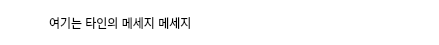
<?xml version="1.0" encoding="UTF-8"?>
<ui version="4.0">
 <class>widget_message</class>
 <widget class="QWidget" name="widget_message">
  <property name="geometry">
   <rect>
    <x>0</x>
    <y>0</y>
    <width>439</width>
    <height>45</height>
   </rect>
  </property>
  <property name="windowTitle">
   <string>Form</string>
  </property>
  <property name="styleSheet">
   <string notr="true">background-color: rgba(255, 255, 255, 0);</string>
  </property>
  <layout class="QHBoxLayout" name="horizontalLayout_2">
   <property name="spacing">
    <number>0</number>
   </property>
   <property name="leftMargin">
    <number>40</number>
   </property>
   <property name="topMargin">
    <number>0</number>
   </property>
   <property name="rightMargin">
    <number>0</number>
   </property>
   <property name="bottomMargin">
    <number>0</number>
   </property>
   <item>
    <widget class="QWidget" name="widget" native="true">
     <property name="styleSheet">
      <string notr="true">background-color: rgb(255, 255, 255);
    border-top-right-radius: 20px;
    border-bottom-left-radius: 20px;
    border-bottom-right-radius:20px;</string>
     </property>
     <layout class="QVBoxLayout" name="verticalLayout">
      <item>
       <widget class="QLabel" name="label">
        <property name="text">
         <string>여기는 타인의 메세지 메세지</string>
        </property>
       </widget>
      </item>
     </layout>
    </widget>
   </item>
  </layout>
 </widget>
 <resources/>
 <connections/>
</ui>
